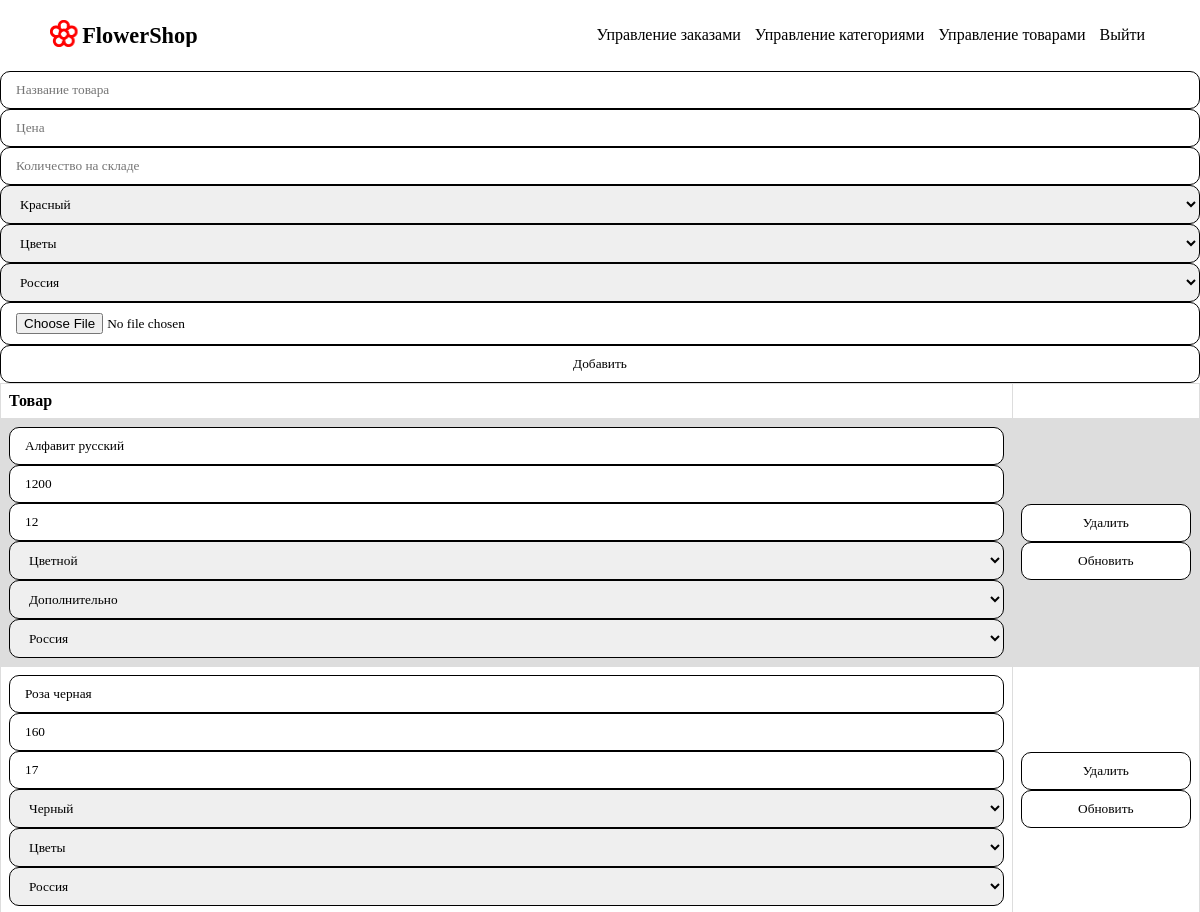
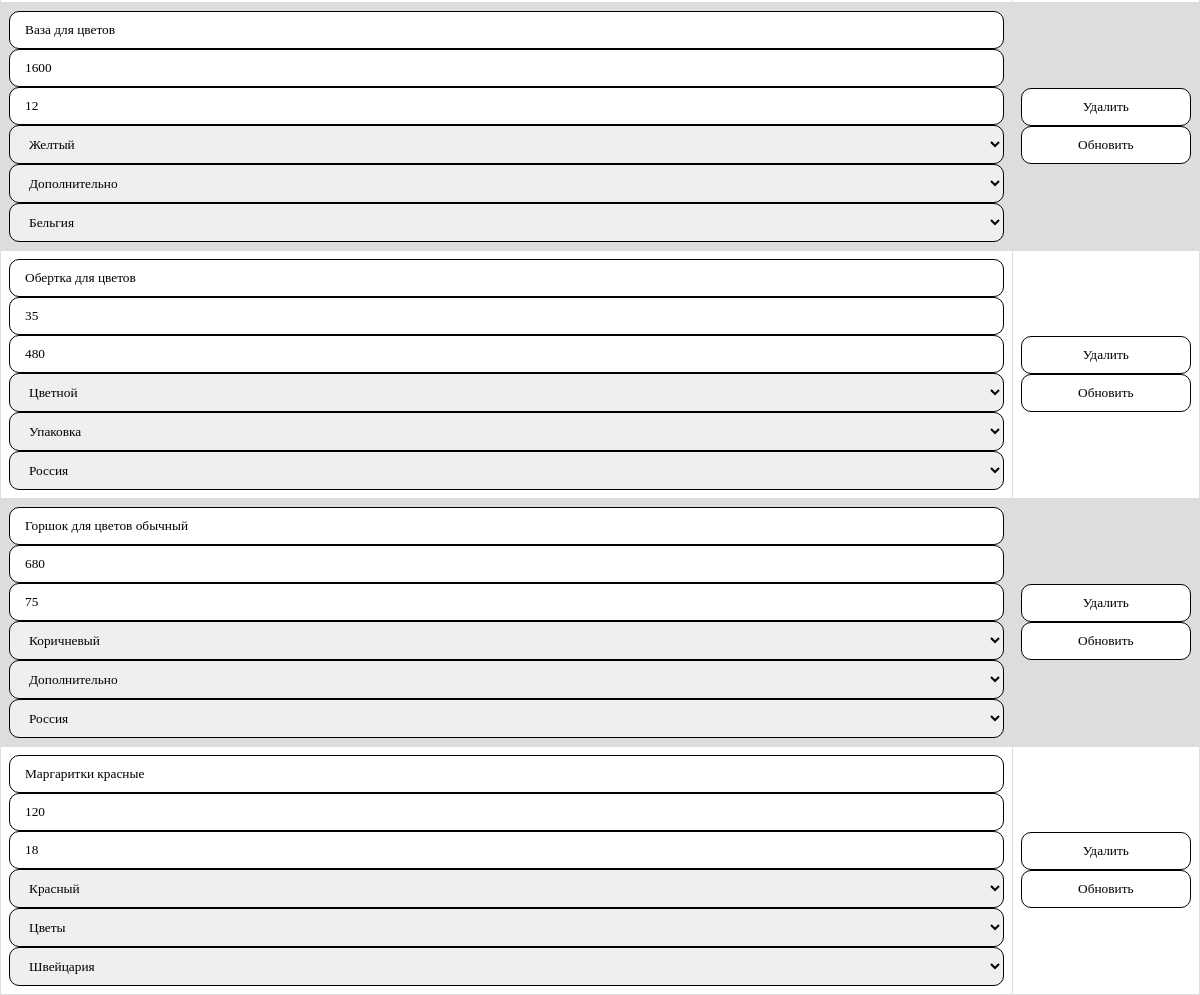
The page /admin-product.php (signed in) on the database its author committed (2 pictures, top to bottom).
### tables this page shows
CREATE TABLE `products` (
  `id_product` int(11) NOT NULL,
  `image` text NOT NULL,
  `product_name` varchar(50) NOT NULL,
  `price` int(11) NOT NULL,
  `amount` int(11) NOT NULL,
  `color_id` int(11) NOT NULL,
  `product_type_id` int(11) NOT NULL,
  `country_id` int(11) NOT NULL
);

CREATE TABLE `colors` (
  `id_color` int(11) NOT NULL,
  `color_name` varchar(50) NOT NULL
);

CREATE TABLE `product_types` (
  `id_product_type` int(11) NOT NULL,
  `product_type_name` varchar(50) NOT NULL
);

CREATE TABLE `countries` (
  `id_country` int(11) NOT NULL,
  `country_name` varchar(50) NOT NULL
);

### database/dboperations.php (called while the page is built, shortened)
<?php
function getAll($query)
{
    require 'connect.php';
    $query = mysqli_query($connect, $query);
    if (mysqli_num_rows($query) > 0) {
        return mysqli_fetch_all($query, MYSQLI_ASSOC);
    } else {
        return false;
    }
}
class DBOperations
{
    public function getAllProductTypes()
    {
        return getAll("
            select * from product_types
        ");
    }
    public function getAllAdminProduct()
    {
        return getAll("
            select p.id_product, p.image, p.product_name, p.price, p.amount, p.color_id, p.product_type_id, p.country_id, c.color_name, pt.product_type_name, ct.country_name, p.product_type_id from products p
            left join colors c on c.id_color = p.color_id
            left join product_types pt on pt.id_product_type = p.product_type_id
            left join countries ct on ct.id_country = p.country_id
            order by p.id_product desc;
        ");
    }
    public function getAllColors()
    {
        return getAll("
            select * from colors
        ");
    }
    public function getAllCountries()
    {
        return getAll("
            select * from countries
        ");
    }
}
?>

### admin-product.php (the view, shortened to what this page needs)
<?php
    require_once 'database/dboperations.php';
    $products = $db->getAllAdminProduct();
    $types = $db->getAllProductTypes();
    $colors = $db->getAllColors();
    $countries = $db->getAllCountries();
?>
<!DOCTYPE html>
<html lang="en">
<head>
    <?php require_once 'templates/head.php' ?>
</head>
<body>
    <?php require_once 'templates/header.php' ?>
    <div class="container">
        <form method="post" enctype="multipart/form-data">
            <input type="text" name="product_name" placeholder="Название товара" required>
            <input type="text" name="product_price" placeholder="Цена" required>
            <input type="text" name="product_amount" placeholder="Количество на складе" required>
            <select name="color_id">
                <?php foreach($colors as $color): ?>
                    <option value="<?= $color['id_color'] ?>"><?= $color['color_name'] ?></option>
                <?php endforeach; ?>
            </select>
            <select name="product_type_id">
                <?php foreach($types as $type): ?>
                    <option value="<?= $type['id_product_type'] ?>"><?= $type['product_type_name'] ?></option>
                <?php endforeach; ?>
            </select>
            <select name="country_id">
                <?php foreach($countries as $country): ?>
                    <option value="<?= $country['id_country'] ?>"><?= $country['country_name'] ?></option>
                <?php endforeach; ?>
            </select>
            <input type="file" name="product_image" required>
            <button name='add'>Добавить</button>
        </form>
        <table>
            <tr>
                <th>Товар</th>
                <th></th>
            </tr>
            <?php foreach($products as $product): ?>
                <tr>
                    <form method="post">
                        <td>
                            <input type="text" name="product_name" value="<?= $product['product_name'] ?>">
                            <input type="text" name="product_price" value="<?= $product['price'] ?>">
                            <input type="text" name="product_amount" value="<?= $product['amount'] ?>">
                            <select name="color_id">
                                <option value="<?= $product['color_id'] ?>" selected><?= $product['color_name'] ?></option>
                            </select>
                            <select name="product_type_id">
                                <option value="<?= $product['product_type_id'] ?>" selected><?= $product['product_type_name'] ?></option>
                            </select>
                            <select name="country_id">
                                <option value="<?= $product['country_id'] ?>" selected><?= $product['country_name'] ?></option>
                            </select>
                        </td>
                        <td>
                            <button name='delete' value='<?= $product['id_product'] ?>'>Удалить</button>
                            <button name='update' value='<?= $product['id_product'] ?>'>Обновить</button>
                        </td>
                    </form>
                </tr>
            <?php endforeach; ?>
        </table>
    </div>
</body>
</html>

### assets/css/style.css (style rules this page uses)
*, *::before, *::after { margin: 0; padding: 0; box-sizing: border-box; font-family: Hussar; }
input, button, select { width: 100%; padding: 10px 15px; border: 1px solid black; border-radius: 10px; outline: none; }
button { cursor: pointer; background-color: white; transition: linear .2s; }
.container { max-width: 1600px; margin: 0 auto; }
table { font-family: arial, sans-serif; border-collapse: collapse; width: 100%; }
td, th { border: 1px solid #dddddd; text-align: left; padding: 8px; }
tr:nth-child(even) { background-color: #dddddd; }

### rows shown on the page
products: product_name "Алфавит русский", product_price "1200", product_amount "12", color_id "Цветной", product_type_id "Дополнительно", country_id "Россия", $product['id_product'] 11 (drawn)
products: product_name "Роза черная", product_price "160", product_amount "17", color_id "Черный", product_type_id "Цветы", country_id "Россия", $product['id_product'] 5 (drawn)
products: product_name "Ваза для цветов", product_price "1600", product_amount "12", color_id "Желтый", product_type_id "Дополнительно", country_id "Бельгия", $product['id_product'] 4 (drawn)
products: product_name "Обертка для цветов", product_price "35", product_amount "480", color_id "Цветной", product_type_id "Упаковка", country_id "Россия", $product['id_product'] 3 (drawn)
products: product_name "Горшок для цветов обычный", product_price "680", product_amount "75", color_id "Коричневый", product_type_id "Дополнительно", country_id "Россия", $product['id_product'] 2 (drawn)
products: product_name "Маргаритки красные", product_price "120", product_amount "18", color_id "Красный", product_type_id "Цветы", country_id "Швейцария", $product['id_product'] 1 (drawn)

### other values the page prints
form field color_id "Красный"
form field product_type_id "Цветы"
form field country_id "Россия"
